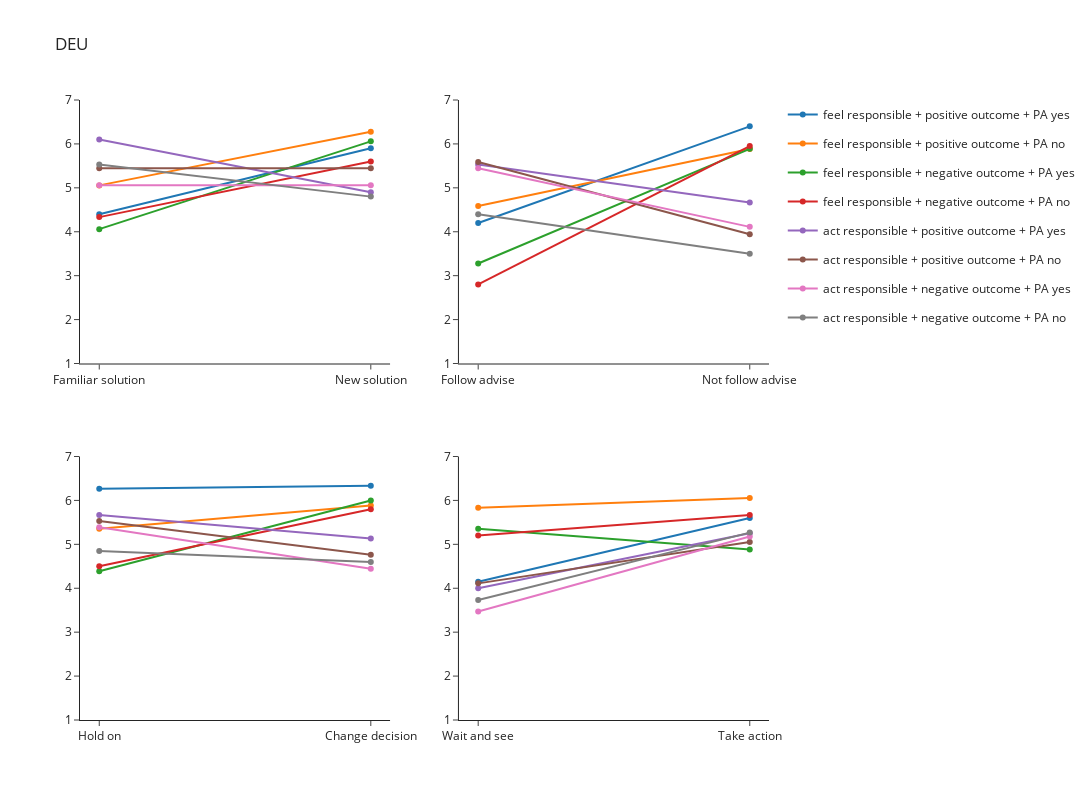

Notebook code cell kept with this figure:
### Code cell
create_line_subplot(
    data=data_deu, output_file_name="scenarios_deu", show_fig=True, fig_title="DEU"
)

### Figure 1 — Plotly figure (JSON) as saved in the notebook; plotly's stock layout.template omitted (floating-point values rounded to 4 significant figures)
{"data": [{"legendgroup": "feel responsible + positive outcome + PA yes", "marker": {"color": "#1F77B4"}, "mode": "lines+markers", "name": "feel responsible + positive outcome + PA yes", "showlegend": true, "type": "scatter", "x": ["Familiar solution", "New solution"], "xaxis": "x", "y": [4.4, 5.9], "yaxis": "y"}, {"legendgroup": "feel responsible + positive outcome + PA no", "marker": {"color": "#FF7F0E"}, "mode": "lines+markers", "name": "feel responsible + positive outcome + PA no", "showlegend": true, "type": "scatter", "x": ["Familiar solution", "New solution"], "xaxis": "x", "y": [5.056, 6.278], "yaxis": "y"}, {"legendgroup": "feel responsible + negative outcome + PA yes", "marker": {"color": "#2CA02C"}, "mode": "lines+markers", "name": "feel responsible + negative outcome + PA yes", "showlegend": true, "type": "scatter", "x": ["Familiar solution", "New solution"], "xaxis": "x", "y": [4.059, 6.059], "yaxis": "y"}, {"legendgroup": "feel responsible + negative outcome + PA no", "marker": {"color": "#D62728"}, "mode": "lines+markers", "name": "feel responsible + negative outcome + PA no", "showlegend": true, "type": "scatter", "x": ["Familiar solution", "New solution"], "xaxis": "x", "y": [4.333, 5.6], "yaxis": "y"}, {"legendgroup": "act responsible + positive outcome + PA yes", "marker": {"color": "#9467BD"}, "mode": "lines+markers", "name": "act responsible + positive outcome + PA yes", "showlegend": true, "type": "scatter", "x": ["Familiar solution", "New solution"], "xaxis": "x", "y": [6.1, 4.9], "yaxis": "y"}, {"legendgroup": "act responsible + positive outcome + PA no", "marker": {"color": "#8C564B"}, "mode": "lines+markers", "name": "act responsible + positive outcome + PA no", "showlegend": true, "type": "scatter", "x": ["Familiar solution", "New solution"], "xaxis": "x", "y": [5.444, 5.444], "yaxis": "y"}, {"legendgroup": "act responsible + negative outcome + PA yes", "marker": {"color": "#E377C2"}, "mode": "lines+markers", "name": "act responsible + negative outcome + PA yes", "showlegend": true, "type": "scatter", "x": ["Familiar solution", "New solution"], "xaxis": "x", "y": [5.059, 5.059], "yaxis": "y"}, {"legendgroup": "act responsible + negative outcome + PA no", "marker": {"color": "#7F7F7F"}, "mode": "lines+markers", "name": "act responsible + negative outcome + PA no", "showlegend": true, "type": "scatter", "x": ["Familiar solution", "New solution"], "xaxis": "x", "y": [5.533, 4.8], "yaxis": "y"}, {"legendgroup": "feel responsible + positive outcome + PA yes", "marker": {"color": "#1F77B4"}, "mode": "lines+markers", "name": "feel responsible + positive outcome + PA yes", "showlegend": false, "type": "scatter", "x": ["Follow advise", "Not follow advise"], "xaxis": "x2", "y": [4.2, 6.4], "yaxis": "y2"}, {"legendgroup": "feel responsible + positive outcome + PA no", "marker": {"color": "#FF7F0E"}, "mode": "lines+markers", "name": "feel responsible + positive outcome + PA no", "showlegend": false, "type": "scatter", "x": ["Follow advise", "Not follow advise"], "xaxis": "x2", "y": [4.588, 5.882], "yaxis": "y2"}, {"legendgroup": "feel responsible + negative outcome + PA yes", "marker": {"color": "#2CA02C"}, "mode": "lines+markers", "name": "feel responsible + negative outcome + PA yes", "showlegend": false, "type": "scatter", "x": ["Follow advise", "Not follow advise"], "xaxis": "x2", "y": [3.278, 5.889], "yaxis": "y2"}, {"legendgroup": "feel responsible + negative outcome + PA no", "marker": {"color": "#D62728"}, "mode": "lines+markers", "name": "feel responsible + negative outcome + PA no", "showlegend": false, "type": "scatter", "x": ["Follow advise", "Not follow advise"], "xaxis": "x2", "y": [2.8, 5.95], "yaxis": "y2"}, {"legendgroup": "act responsible + positive outcome + PA yes", "marker": {"color": "#9467BD"}, "mode": "lines+markers", "name": "act responsible + positive outcome + PA yes", "showlegend": false, "type": "scatter", "x": ["Follow advise", "Not follow advise"], "xaxis": "x2", "y": [5.533, 4.667], "yaxis": "y2"}, {"legendgroup": "act responsible + positive outcome + PA no", "marker": {"color": "#8C564B"}, "mode": "lines+markers", "name": "act responsible + positive outcome + PA no", "showlegend": false, "type": "scatter", "x": ["Follow advise", "Not follow advise"], "xaxis": "x2", "y": [5.588, 3.941], "yaxis": "y2"}, {"legendgroup": "act responsible + negative outcome + PA yes", "marker": {"color": "#E377C2"}, "mode": "lines+markers", "name": "act responsible + negative outcome + PA yes", "showlegend": false, "type": "scatter", "x": ["Follow advise", "Not follow advise"], "xaxis": "x2", "y": [5.444, 4.111], "yaxis": "y2"}, {"legendgroup": "act responsible + negative outcome + PA no", "marker": {"color": "#7F7F7F"}, "mode": "lines+markers", "name": "act responsible + negative outcome + PA no", "showlegend": false, "type": "scatter", "x": ["Follow advise", "Not follow advise"], "xaxis": "x2", "y": [4.4, 3.5], "yaxis": "y2"}, {"legendgroup": "feel responsible + positive outcome + PA yes", "marker": {"color": "#1F77B4"}, "mode": "lines+markers", "name": "feel responsible + positive outcome + PA yes", "showlegend": false, "type": "scatter", "x": ["Hold on", "Change decision"], "xaxis": "x3", "y": [6.267, 6.333], "yaxis": "y3"}, {"legendgroup": "feel responsible + positive outcome + PA no", "marker": {"color": "#FF7F0E"}, "mode": "lines+markers", "name": "feel responsible + positive outcome + PA no", "showlegend": false, "type": "scatter", "x": ["Hold on", "Change decision"], "xaxis": "x3", "y": [5.353, 5.882], "yaxis": "y3"}, {"legendgroup": "feel responsible + negative outcome + PA yes", "marker": {"color": "#2CA02C"}, "mode": "lines+markers", "name": "feel responsible + negative outcome + PA yes", "showlegend": false, "type": "scatter", "x": ["Hold on", "Change decision"], "xaxis": "x3", "y": [4.389, 6], "yaxis": "y3"}, {"legendgroup": "feel responsible + negative outcome + PA no", "marker": {"color": "#D62728"}, "mode": "lines+markers", "name": "feel responsible + negative outcome + PA no", "showlegend": false, "type": "scatter", "x": ["Hold on", "Change decision"], "xaxis": "x3", "y": [4.5, 5.8], "yaxis": "y3"}, {"legendgroup": "act responsible + positive outcome + PA yes", "marker": {"color": "#9467BD"}, "mode": "lines+markers", "name": "act responsible + positive outcome + PA yes", "showlegend": false, "type": "scatter", "x": ["Hold on", "Change decision"], "xaxis": "x3", "y": [5.667, 5.133], "yaxis": "y3"}, {"legendgroup": "act responsible + positive outcome + PA no", "marker": {"color": "#8C564B"}, "mode": "lines+markers", "name": "act responsible + positive outcome + PA no", "showlegend": false, "type": "scatter", "x": ["Hold on", "Change decision"], "xaxis": "x3", "y": [5.529, 4.765], "yaxis": "y3"}, {"legendgroup": "act responsible + negative outcome + PA yes", "marker": {"color": "#E377C2"}, "mode": "lines+markers", "name": "act responsible + negative outcome + PA yes", "showlegend": false, "type": "scatter", "x": ["Hold on", "Change decision"], "xaxis": "x3", "y": [5.389, 4.444], "yaxis": "y3"}, {"legendgroup": "act responsible + negative outcome + PA no", "marker": {"color": "#7F7F7F"}, "mode": "lines+markers", "name": "act responsible + negative outcome + PA no", "showlegend": false, "type": "scatter", "x": ["Hold on", "Change decision"], "xaxis": "x3", "y": [4.85, 4.6], "yaxis": "y3"}, {"legendgroup": "feel responsible + positive outcome + PA yes", "marker": {"color": "#1F77B4"}, "mode": "lines+markers", "name": "feel responsible + positive outcome + PA yes", "showlegend": false, "type": "scatter", "x": ["Wait and see", "Take action"], "xaxis": "x4", "y": [4.15, 5.6], "yaxis": "y4"}, {"legendgroup": "feel responsible + positive outcome + PA no", "marker": {"color": "#FF7F0E"}, "mode": "lines+markers", "name": "feel responsible + positive outcome + PA no", "showlegend": false, "type": "scatter", "x": ["Wait and see", "Take action"], "xaxis": "x4", "y": [5.833, 6.056], "yaxis": "y4"}, {"legendgroup": "feel responsible + negative outcome + PA yes", "marker": {"color": "#2CA02C"}, "mode": "lines+markers", "name": "feel responsible + negative outcome + PA yes", "showlegend": false, "type": "scatter", "x": ["Wait and see", "Take action"], "xaxis": "x4", "y": [5.353, 4.882], "yaxis": "y4"}, {"legendgroup": "feel responsible + negative outcome + PA no", "marker": {"color": "#D62728"}, "mode": "lines+markers", "name": "feel responsible + negative outcome + PA no", "showlegend": false, "type": "scatter", "x": ["Wait and see", "Take action"], "xaxis": "x4", "y": [5.2, 5.667], "yaxis": "y4"}, {"legendgroup": "act responsible + positive outcome + PA yes", "marker": {"color": "#9467BD"}, "mode": "lines+markers", "name": "act responsible + positive outcome + PA yes", "showlegend": false, "type": "scatter", "x": ["Wait and see", "Take action"], "xaxis": "x4", "y": [4, 5.25], "yaxis": "y4"}, {"legendgroup": "act responsible + positive outcome + PA no", "marker": {"color": "#8C564B"}, "mode": "lines+markers", "name": "act responsible + positive outcome + PA no", "showlegend": false, "type": "scatter", "x": ["Wait and see", "Take action"], "xaxis": "x4", "y": [4.111, 5.056], "yaxis": "y4"}, {"legendgroup": "act responsible + negative outcome + PA yes", "marker": {"color": "#E377C2"}, "mode": "lines+markers", "name": "act responsible + negative outcome + PA yes", "showlegend": false, "type": "scatter", "x": ["Wait and see", "Take action"], "xaxis": "x4", "y": [3.471, 5.176], "yaxis": "y4"}, {"legendgroup": "act responsible + negative outcome + PA no", "marker": {"color": "#7F7F7F"}, "mode": "lines+markers", "name": "act responsible + negative outcome + PA no", "showlegend": false, "type": "scatter", "x": ["Wait and see", "Take action"], "xaxis": "x4", "y": [3.733, 5.267], "yaxis": "y4"}], "layout": {"height": 800, "title": {"text": "DEU"}, "width": 1100, "xaxis": {"anchor": "y", "domain": [0, 0.45]}, "xaxis2": {"anchor": "y2", "domain": [0.55, 1]}, "xaxis3": {"anchor": "y3", "domain": [0, 0.45]}, "xaxis4": {"anchor": "y4", "domain": [0.55, 1]}, "yaxis": {"anchor": "x", "domain": [0.575, 1], "dtick": 1, "range": [1, 7]}, "yaxis2": {"anchor": "x2", "domain": [0.575, 1], "dtick": 1, "range": [1, 7]}, "yaxis3": {"anchor": "x3", "domain": [0, 0.425], "dtick": 1, "range": [1, 7]}, "yaxis4": {"anchor": "x4", "domain": [0, 0.425], "dtick": 1, "range": [1, 7]}}}
